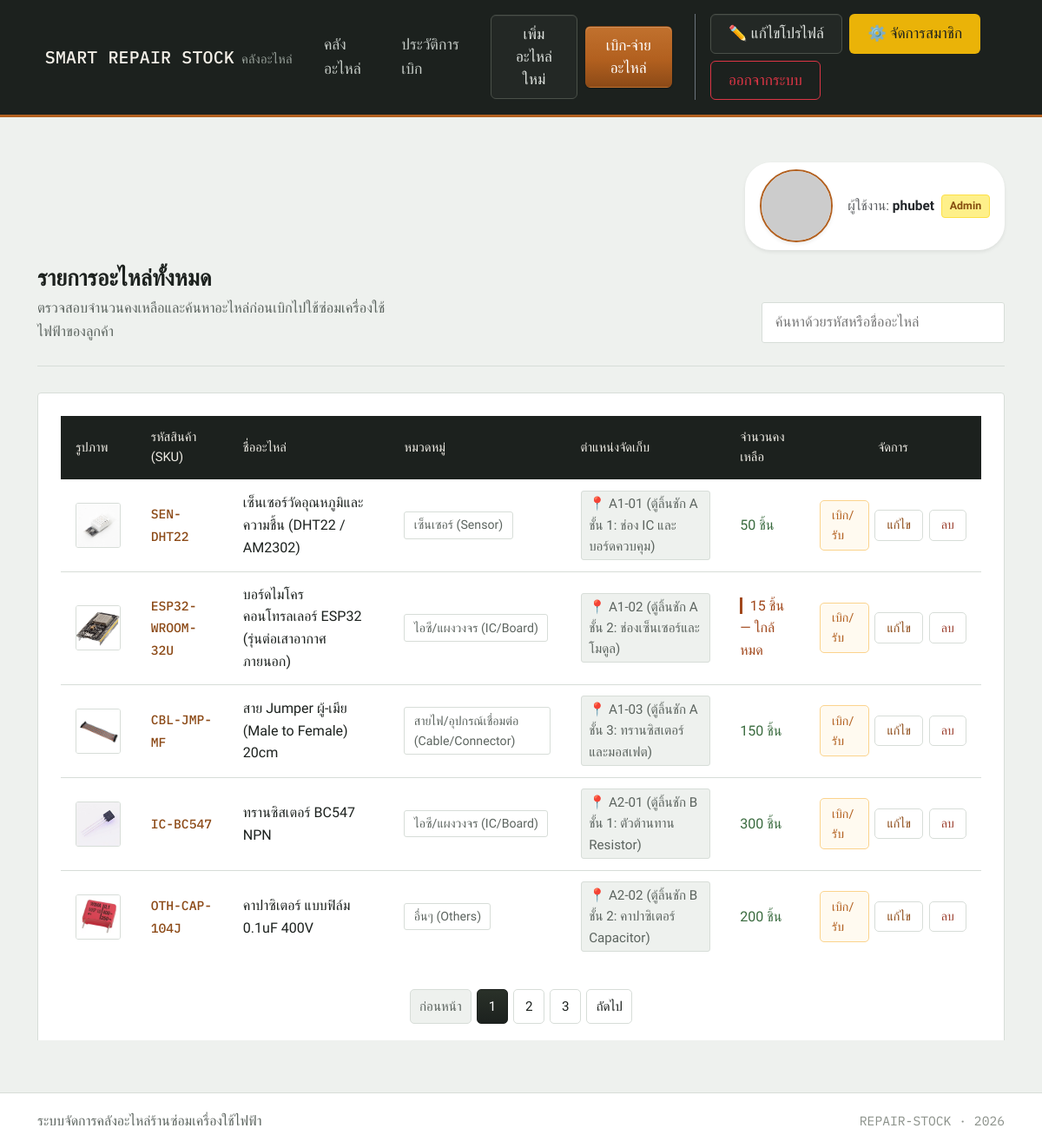
The app's page / (signed in) with its own data.
### parts_app/models.py (models this page shows, shortened)
class SparePart(models.Model):
    CATEGORY_CHOICES = (
        ('IC', 'ไอซี/แผงวงจร (IC/Board)'),
        ('SENSOR', 'เซ็นเซอร์ (Sensor)'),
        ('SWITCH', 'สวิตช์/เบรกเกอร์ (Switch/Breaker)'),
        ('RELAY', 'รีเลย์ (Relay)'),
        ('CABLE', 'สายไฟ/อุปกรณ์เชื่อมต่อ (Cable/Connector)'),
        ('OTHER', 'อื่นๆ (Others)'),
    )
    part_code = models.CharField(max_length=50, unique=True, verbose_name="รหัสสินค้า (SKU)")
    name = models.CharField(max_length=200, verbose_name="ชื่ออะไหล่")
    category = models.CharField(max_length=20, choices=CATEGORY_CHOICES, verbose_name="หมวดหมู่")
    quantity = models.PositiveIntegerField(default=0, verbose_name="จำนวนคงเหลือ (ชิ้น)")
    location = models.CharField(max_length=100, blank=True, null=True, verbose_name="ตำแหน่งจัดเก็บ (เช่น ตู้ A ชั้น 2)")
    import_date = models.DateField(verbose_name="วันที่นำเข้าล่าสุด")
    specifications = models.TextField(blank=True, verbose_name="สเปกและรายละเอียดทางเทคนิค")
    image = models.ImageField(upload_to='parts/', blank=True, null=True, verbose_name="รูปภาพอะไหล่")

### parts_app/views.py (the view)
# urls.py: path('', views.part_list, name='part_list'),
def part_list(request):
    query = request.GET.get('q', '')
    if query:
        parts_list = SparePart.objects.filter(
            Q(part_code__icontains=query) | Q(name__icontains=query)
        ).order_by('id')
    else:
        parts_list = SparePart.objects.all().order_by('id')
    paginator = Paginator(parts_list, 5)
    page_number = request.GET.get('page')
    parts = paginator.get_page(page_number)
    return render(request, 'part_list.html', {'parts': parts, 'query': query})

### parts_app/templates/part_list.html (shortened to what this page needs)
{% extends 'base.html' %}
{% block content %}
<div class="d-flex justify-content-end mb-3">
    <div class="card shadow-sm border-0 px-3 py-2" style="background-color: #ffffff; border-radius: 30px;">
        <div class="d-flex align-items-center gap-3">
            <div>
                {% if request.user.is_authenticated %}
                    {% if request.user.profile.profile_picture %}
                        <img src="{{ request.user.profile.profile_picture.url }}" class="rounded-circle shadow-sm" style="width: 38px; height: 38px; object-fit: cover; border: 2px solid #b2601f;">
                    {% else %}
                        <img src="https://ui-avatars.com/api/?name={{ request.user.username }}&background=b2601f&color=fff&size=38" class="rounded-circle shadow-sm" style="border: 2px solid #b2601f;">
                    {% endif %}
                {% else %}
                    <img src="https://ui-avatars.com/api/?name=Guest&background=64748b&color=fff&size=38" class="rounded-circle shadow-sm">
                {% endif %}
            </div>
            <div class="small">
                {% if request.user.is_authenticated %}
                    <span class="text-muted">ผู้ใช้งาน:</span>
                    <strong class="text-dark">{{ request.user.username }}</strong>
                    {% if request.user.is_staff or request.user.is_superuser %}
                        <span class="role-badge role-admin ms-1">Admin</span>
                    {% else %}
                        <span class="role-badge role-member ms-1">Member</span>
                    {% endif %}
                {% else %}
                    <span class="text-muted">สถานะ:</span>
                    <strong class="text-dark">ผู้เยี่ยมชม</strong>
                    <span class="role-badge role-guest ms-1">Guest</span>
                    <a href="{% url 'accounts:login' %}" class="ms-2 text-decoration-none fw-bold" style="color: #b2601f;">เข้าสู่ระบบ</a>
                {% endif %}
            </div>
        </div>
    </div>
</div>
<div class="page-header">
    <div>
        <h1>รายการอะไหล่ทั้งหมด</h1>
        <p>ตรวจสอบจำนวนคงเหลือและค้นหาอะไหล่ก่อนเบิกไปใช้ซ่อมเครื่องใช้ไฟฟ้าของลูกค้า</p>
    </div>
    <div class="search-box">
        <input type="text" id="searchInput" value="{{ query }}" placeholder="ค้นหาด้วยรหัสหรือชื่ออะไหล่">
    </div>
</div>
<div class="panel-card">
    <div class="panel-card-body">
        <div id="table-container">
            <div class="table-responsive">
                <table class="parts-table">
                    <thead>
                        <tr>
                            <th>รูปภาพ</th>
                            <th>รหัสสินค้า (SKU)</th>
                            <th>ชื่ออะไหล่</th>
                            <th>หมวดหมู่</th>
                            <th>ตำแหน่งจัดเก็บ</th>
                            <th>จำนวนคงเหลือ</th>
                            <th>จัดการ</th>
                        </tr>
                    </thead>
                    <tbody>
                        {% for part in parts %}
                        <tr>
                            <td>
                                {% if part.image %}
                                    <img src="{{ part.image.url }}" alt="{{ part.name }}" class="part-thumb">
                                {% else %}
                                    <div class="part-thumb-empty">ไม่มีรูป</div>
                                {% endif %}
                            </td>
                            <td><span class="part-code">{{ part.part_code }}</span></td>
                            <td>{{ part.name }}</td>
                            <td><span class="category-tag">{{ part.get_category_display }}</span></td>
                            <td>
                                {% if part.location %}
                                    <span class="location-text">📍 {{ part.location }}</span>
                                {% else %}
                                    <span class="text-muted">-</span>
                                {% endif %}
                            </td>
                            <td>
                                {% if part.quantity <= 0 %}
                                    <span class="qty-empty">0 ชิ้น — หมด</span>
                                {% elif part.quantity < 20 %}
                                    <span class="qty-low">{{ part.quantity }} ชิ้น — ใกล้หมด</span>
                                {% else %}
                                    <span class="qty-ok">{{ part.quantity }} ชิ้น</span>
                                {% endif %}
                            </td>
                            <td>
                                <div class="row-actions">
                                    {% if request.user.is_authenticated %}
                                        <a href="{% url 'transaction_create' %}?part_id={{ part.pk }}" class="btn-row-action btn-action-tx">เบิก/รับ</a>
                                        {% if request.user.is_staff or request.user.is_superuser %}
                                            <a href="{% url 'part_update' part.pk %}" class="btn-row-action btn-edit">แก้ไข</a>
                                            <a href="{% url 'part_delete' part.pk %}" class="btn-row-action btn-delete">ลบ</a>
                                        {% endif %}
                                    {% else %}
                                        <span class="text-muted" style="font-size: 0.8rem;">- เฉพาะแอดมิน -</span>
                                    {% endif %}
                                </div>
                            </td>
                        </tr>
                        {% endfor %}
                    </tbody>
                </table>
            </div>
            {% if parts.has_other_pages %}
            <nav aria-label="Page navigation">
                <ul class="pagination-flat">
                    {% if parts.has_previous %}
                        <li><a href="?page={{ parts.previous_page_number }}{% if query %}&q={{ query }}{% endif %}">ก่อนหน้า</a></li>
                    {% else %}
                        <li class="disabled"><span>ก่อนหน้า</span></li>
                    {% endif %}
                    {% for i in parts.paginator.page_range %}
                        {% if parts.number == i %}
                            <li class="active"><span>{{ i }}</span></li>
                        {% else %}
                            <li><a href="?page={{ i }}{% if query %}&q={{ query }}{% endif %}">{{ i }}</a></li>
                        {% endif %}
                    {% endfor %}
                    {% if parts.has_next %}
                        <li><a href="?page={{ parts.next_page_number }}{% if query %}&q={{ query }}{% endif %}">ถัดไป</a></li>
                    {% else %}
                        <li class="disabled"><span>ถัดไป</span></li>
                    {% endif %}
                </ul>
            </nav>
            {% endif %}
        </div>
    </div>
</div>
{% endblock %}

### parts_app/templates/base.html (style rules this page uses)
:root { --paper: #eef1ee; --panel: #ffffff; --ink: #1c211e; --line: #d7ddd8; --copper: #b2601f; --copper-deep: #8c4a17; --muted: #5c645f; }
* { box-sizing: border-box; }
html { font-size: 108%; }
body { background-color: var(--paper); display: flex; flex-direction: column; min-height: 100vh; font-family: 'IBM Plex Sans Thai', 'Segoe UI', system-ui, -apple-system, sans-serif; color: var(--ink); line-height: 1.6; }

### parts_app/templates/part_list.html (style rules this page uses)
:root { --paper: #eef1ee; --panel: #ffffff; --ink: #1c211e; --line: #d7ddd8; --copper: #b2601f; --copper-deep: #8c4a17; --muted: #5c645f; --danger: #9c4130; --danger-bg: #f6e9e6; --low-stock: #a1481c; }
.page-header { display: flex; justify-content: space-between; align-items: flex-end; flex-wrap: wrap; gap: 1.5rem; padding-bottom: 1.5rem; margin-bottom: 1.75rem; border-bottom: 1px solid var(--line); }
.page-header h1 { font-size: 1.5rem; font-weight: 600; color: var(--ink); margin: 0 0 0.35rem; }
.page-header p { color: var(--muted); margin: 0; font-size: 0.95rem; max-width: 46ch; }
.search-box { min-width: 280px; }
.search-box input { border: 1px solid var(--line); border-radius: 3px; padding: 0.55rem 0.85rem; font-size: 0.95rem; width: 100%; background: var(--panel); color: var(--ink); }
.panel-card { background: var(--panel); border: 1px solid var(--line); border-radius: 4px; }
.panel-card-body { padding: 1.5rem; }
.parts-table { width: 100%; border-collapse: collapse; }
.parts-table thead th { background: var(--ink); color: #f0ede6; font-weight: 500; font-size: 0.85rem; text-align: left; padding: 0.75rem 1rem; border: none; }
.parts-table thead th:last-child { text-align: center; }
.parts-table tbody td { padding: 0.75rem 1rem; border-bottom: 1px solid var(--line); vertical-align: middle; font-size: 0.93rem; }
.parts-table tbody tr:last-child td { border-bottom: none; }
.part-thumb { height: 52px; width: 52px; object-fit: cover; border-radius: 3px; border: 1px solid var(--line); }
.part-code { font-family: 'IBM Plex Mono', monospace; font-weight: 500; color: var(--copper-deep); font-size: 0.85rem; }
.category-tag { display: inline-block; border: 1px solid var(--line); color: var(--muted); padding: 0.2rem 0.6rem; border-radius: 3px; font-size: 0.82rem; }
.location-text { font-size: 0.88rem; color: var(--muted); background: var(--paper); padding: 0.15rem 0.5rem; border-radius: 3px; border: 1px solid var(--line); display: inline-block; }
.qty-ok { color: #3a6b3f; font-weight: 500; }
.qty-low { color: var(--low-stock); font-weight: 500; border-left: 3px solid var(--low-stock); padding-left: 0.5rem; }
.row-actions { display: flex; justify-content: center; align-items: center; gap: 0.4rem; }
.btn-row-action { border-radius: 5px; font-size: 0.82rem; padding: 0.32rem 0.75rem; border: 1px solid var(--line); background: var(--panel); text-decoration: none; transition: transform 0.12s ease, background-color 0.15s ease, border-color 0.15s ease; }
.btn-action-tx { color: #b2601f; border-color: #fbd38d; background: #fffaf0; font-weight: 500; }
.btn-edit { color: var(--copper-deep); }
.btn-delete { color: var(--danger); }
.pagination-flat { display: flex; justify-content: center; gap: 0.35rem; list-style: none; padding: 0; margin: 1.75rem 0 0; }
.pagination-flat a, .pagination-flat span { display: inline-block; min-width: 36px; text-align: center; padding: 0.4rem 0.6rem; border: 1px solid var(--line); border-radius: 5px; color: var(--ink); text-decoration: none; font-size: 0.88rem; background: var(--panel); }
.pagination-flat .active span { background: linear-gradient(180deg, #2a3129 0%, var(--ink) 100%); border-color: var(--ink); color: #fff; }
.pagination-flat .disabled span { color: var(--muted); background: var(--paper); }
.role-badge { font-size: 0.72rem; font-weight: 600; padding: 0.15rem 0.5rem; border-radius: 4px; display: inline-block; vertical-align: middle; }
.role-admin { background: #fef08a; color: #854d0e; border: 1px solid #fde047; }

### records on screen
SparePart: image (picture), part_code "SEN-DHT22", name "เซ็นเซอร์วัดอุณหภูมิและความชื้น (DHT22 / AM2302)", category "เซ็นเซอร์ (Sensor)", location "A1-01 (ตู้ลิ้นชัก A ชั้น 1: ช่อง IC และบอร์ดควบคุม)", quantity "50"
SparePart: image (picture), part_code "ESP32-WROOM-32U", name "บอร์ดไมโครคอนโทรลเลอร์ ESP32 (รุ่นต่อเสาอากาศภายนอก)", category "ไอซี/แผงวงจร (IC/Board)", location "A1-02 (ตู้ลิ้นชัก A ชั้น 2: ช่องเซ็นเซอร์และโมดูล)", quantity "15"
SparePart: image (picture), part_code "CBL-JMP-MF", name "สาย Jumper ผู้-เมีย (Male to Female) 20cm", category "สายไฟ/อุปกรณ์เชื่อมต่อ (Cable/Connector)", location "A1-03 (ตู้ลิ้นชัก A ชั้น 3: ทรานซิสเตอร์และมอสเฟต)", quantity "150"
SparePart: image (picture), part_code "IC-BC547", name "ทรานซิสเตอร์ BC547 NPN", category "ไอซี/แผงวงจร (IC/Board)", location "A2-01 (ตู้ลิ้นชัก B ชั้น 1: ตัวต้านทาน Resistor)", quantity "300"
SparePart: image (picture), part_code "OTH-CAP-104J", name "คาปาซิเตอร์ แบบฟิล์ม 0.1uF 400V", category "อื่นๆ (Others)", location "A2-02 (ตู้ลิ้นชัก B ชั้น 2: คาปาซิเตอร์ Capacitor)", quantity "200"

### other values on screen
{{ request.user.username }} "phubet"
{{ i }} "1"
{{ i }} "2" "3"
